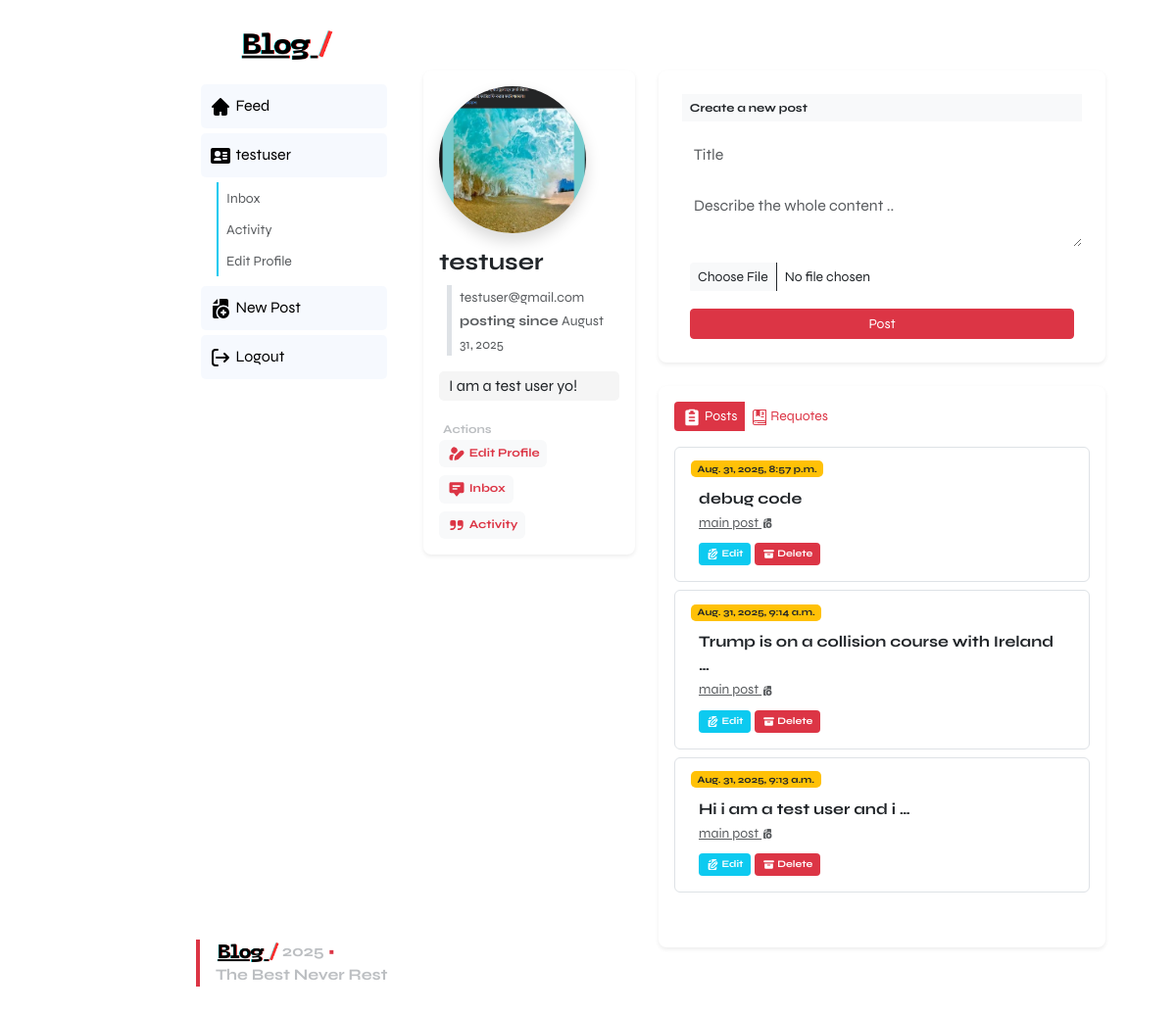
Page /profile/ (signed in) on the committed database.
### blog/models.py (models this page shows, shortened)
class UserProfile(models.Model):
    user =  models.OneToOneField(User, on_delete=models.CASCADE)
    bio = models.TextField(blank=True, null=True)
    profile_image = models.ImageField(upload_to='profile_images/', default='default.png')

class Post (models.Model):
    title = models.CharField(max_length=200)
    content = models.TextField()
    created_at = models.DateTimeField(auto_now_add=True)
    author = models.ForeignKey(User, on_delete=models.CASCADE, related_name="posts", null=True)
    image = models.ImageField(upload_to='post_images/', blank=True, null=True)  # New field

### blog/views.py (the view)
# urls.py: path('profile/', views.profile, name='profile'),
@login_required
def profile(request):
    view_type  = request.GET.get('view', 'posts')
    if view_type == 'requotes':
        items =  Requote.objects.filter (user=request.user).order_by('-created_at')
    else:
        items = Post.objects.filter(author=request.user).order_by('-created_at')
    return render(request, 'blog/profile.html', {
        "view_type": view_type,
        "items": items,
    })

### blog/templatetags/app_icons.py (called while the page is built)
@register.simple_tag
def get_icon(name, size=20, cls=""):
    file_path = os.path.join(ICON_PATH, f"{name}.svg")
    try:
        with open(file_path, "r") as f:
            svg = f.read()
        svg = svg.replace("<svg", f'<svg width="{size}" height="{size}" class="{cls}"')
        return mark_safe(svg)
    except FileNotFoundError:
        return f"<!-- icon '{name}' not found -->"

### blog/templates/blog/profile.html (shortened to what this page needs)
{% extends "blog/base.html" %}
{% block content %}
<div class="container pt-4 destop-contianer-profile">
    <div class="row">
        {% load app_icons %}
        <div class="col-md-4 mb-2 ">
            <div class="card shadow-sm p-3 rounded-3 border-0">
                <img src="{{ request.user.userprofile.profile_image.url }}"
                     class="rounded-circle  mb-3 shadow"
                     width="150" height="150" alt="Profile Image">
                <h4 class="fw-bold ">{{ request.user.username }}</h4>
                <p class="text-muted border-5 border-start ms-2 ps-2"><small>{{ request.user.email }}
                    <br><strong>posting since </strong>
                    {{ request.user.date_joined|date:"F d, Y" }}</small></p>
                <p class="" style="background:whitesmoke; padding:3px 10px; border-radius: 5px ;">
                    <span>
                        <b>
                    <i>{{ request.user.userprofile.bio|default:"No bio added yet." }}</i>
                    </b></span>
                </p>
                <div>
                    <span class="badge  p-1 text-lightpro rounded">Actions</span>
                </div>
                <div class="d-none d-md-block">
                    <div class="mb-2">
                        <a href="{% url 'edit_profile' %}"
                           class="badge text-danger text-decoration-none bg-light">
                            {% get_icon "user_profile_edit" %} Edit Profile
                        </a>
                    </div>
                    <div class="mb-2">
                         <a href="{% url 'home' %}"
                           class="badge  text-danger text-decoration-none bg-light">
                            {% get_icon "inbox" %} Inbox
                        </a>
                    </div>
                    <div>
                         <a href="{% url 'activity_page' %}"
                           class="badge  text-danger text-decoration-none bg-light">
                            {% get_icon "requote" %} Activity
                        </a>
                    </div>
                </div>
            </div>
        </div>
        <div class="col-md-8">
            <div class="card shadow-sm p-4 rounded-3 mb-4 border-0">
                <span class="badge bg-light text-dark py-2 text-start mb-3 " style="border-radius:0">Create a new post
                </span>
                <form method="post" action="{% url 'create_post' %}" enctype="multipart/form-data">
                    <div class="mb-3">
                        <input
                                type="text"
                                name="title"
                                class="form-control border-0"
                                placeholder="Title"
                                required>
                    </div>
                    <div class="mb-3">
                    <textarea
                            name="content"
                            class="form-control border-0"
                            rows="2"
                            placeholder="Describe the whole content .."
                            required></textarea>
                    </div>
                    <div class="mb-3 ps-2">
                          <input type="file" name="image" class=" form-control form-control-sm  border-0" accept="image/*">
                    </div>
                    <div class="d-grid gap-2 px-2">
                        <button type="submit" class="btn btn-sm btn-danger ">Post</button>
                    </div>
                </form>
            </div>
            <div id="postContainer" class="card shadow-sm p-3 rounded-3 mb-5 pb-5 border-0">
                <div aria-label="...">
                  <ul class="pagination pagination-sm  ">
                    <li class="page-item {% if view_type == 'posts' %} active {% else %} text-muted {% endif %}"
                        aria-current="page">
                      <a class="page-link" href="{% url 'profile' %}?view=posts#postContainer" >
                          {% get_icon "post_list" %} Posts</a>
                    </li>
                    <li class="page-item {% if view_type == 'requotes' %} active {% else %} text-muted {% endif %}" aria-current="page">
                      <a class="page-link" href="{% url 'profile' %}?view=requotes#postContainer" >{% get_icon "reqt_post" size='16' %} Requotes</a>
                    </li>
                  </ul>
                </div>
                {% if view_type == "posts" %}
                    <div class="list-group">
                        {% for post in items %}
                        <div
                                class="list-group-item d-flex justify-content-between align-items-start  mb-2  border rounded ">
                            <div>
                                <div class="mb-2">
                                <span class="badge bg-warning text-dark tiny-text" style="border-radius:5px;">
                                    {{ post.created_at }}
                                </span>
                                </div>
                                <div class="ps-2">
                                    <b>{{ post.title|truncatewords:8 }}</b>
                                    <small>
                                        <a href="{% url 'post_detail' post.pk %}" class="text-muted">
                                            main post {% get_icon 'post_new' size='12' %}</a>
                                    </small>
                                </div>
                                <div class="py-2 ps-2 ">
                                     <button type="button"
                                             class="btn btn-link bg-info text-white border-0 tiny-text btn-sm text-decoration-none "
                                            data-bs-toggle="modal"
                                            data-bs-target="#editModal{{ post.pk }}">
                                        <b>{% get_icon "edit_post" size='13' %} Edit</b>
                                    </button>
                                    <button type="button"
                                            class=" btn btn-link bg-danger text-white border-0 tiny-text btn-sm text-decoration-none  "
                                            data-bs-toggle="modal"
                                            data-bs-target="#deleteModal{{ post.pk }}">
                                        <b>{% get_icon "post_del" size='13' %} Delete</b>
                                    </button>
                                </div>
                            </div>
                            <div class="p-1 pt-3">
                            </div>
                        </div>
                        {% empty %}
                            <p>No posts yet.</p>
                        {% endfor %}
                    </div>
                {% else %}
                     {% for requote in items %}
                                        {% load humanize %}
                    {% empty %}
                            <p>No requotes yet.</p>
                    {% endfor %}
                {% endif %}
            </div>
        </div>
    </div>
</div>
{% endblock %}

### blog/templates/blog/base.html (shortened to what this page needs)
<!DOCTYPE html>
<html lang="en">
<head>
    <link href="https://cdn.jsdelivr.net/npm/bootstrap@5.3.8/dist/css/bootstrap.min.css" rel="stylesheet">
</head>
<body >
    <nav class="navbar navbar-expand-lg bg-custom-nav shadow-sm fixed-top m-0 ">
      <div class="container-fluid ">
        <a class="navbar-brand" href="{% url 'home' %}">
            <img class="logo" src="{{ MEDIA_URL }}logo/logov3.png" alt="🅱️log" >
        </a>
        <div class="collapse navbar-collapse" id="navbarNav">
          <ul class="navbar-nav ">
              {% load app_icons %}
              {% if user.is_authenticated %}
                <li class="nav-item">
                    <a class="nav-link desktop-only" href="{% url 'home' %}">
                        <span> {% get_icon "home" size=24 %} </span>
                        <span> Feed </span>
                    </a>
                </li>
                <li class="nav-item">
                    <a class="nav-link" href="{% url 'profile' %}">
                        <span> {% get_icon "profile" size=24 %} </span>
                        <span>{{ user.username }}</span>
                    </a>
                </li>
                <li class="nav-item bg-white ">
                    <div class="ms-3 ps-2 py-1 border-2 border-start border-info">
                        <a href="{% url 'bin_inbox' %}"
                           class="d-none d-md-inline  text-decoration-none text-muted">
                            <small>Inbox</small>
                        </a>
                    </div>
                    <div class="ms-3 ps-2 py-1 border-2 border-start border-info">
                        <a href="{% url 'activity_page' %}"
                           class="d-none d-md-inline text-decoration-none text-muted">
                            <small>Activity</small>
                        </a>
                    </div>
                    <div class="ms-3 ps-2 py-1 border-2 border-start border-info">
                        <a href="{% url 'edit_profile' %}"
                           class="d-none d-md-inline text-decoration-none text-muted">
                           <small>Edit Profile</small>
                        </a>
                    </div>
                </li>
                <li class="nav-item ">
                    <a class="nav-link" href="{% url 'create_post' %}">
                        <span> {% get_icon "post_new" size=24 %} </span>
                        <span>New Post</span>
                    </a>
                </li>
                <li class="nav-item">
                    <form method="post" action="{% url 'logout' %}" style="display:inline;">
                        <a type="submit" class="nav-link ">
                            <span> {% get_icon "logout" size=24 %} </span>
                            <span>Logout</span>
                        </a>
                    </form>
                </li>
              {% endif %}
          </ul>
        </div>
      </div>
        <div class="">
          <p class="mb-5 w-100 ps-3 border-start  border-4 border-danger text-lightpro desktop-footer" >
                <span><img class="logo-foot " src="{{ MEDIA_URL }}logo/logov3trans.png" alt="🅱️log" ></span>
                <span><i><b>2025<i class="text-danger px-1">&bull; <br></i>The Best Never Rest</b></i></span>
          </p>
        </div>
</nav>
    <main class="py-5 bg-white" >
        {% block content %}{% endblock %}
    </main>
</body>
</html>

### blog/templates/blog/base.html (style rules this page uses)
:root { --cell: 20px; --line-color: whitesmoke; --bg: white; }
* { font-family: "Syne", sans-serif; font-optical-sizing: auto; font-weight: 400; font-style: normal; }
html,body { height:100%; margin:0; }
.text-lightpro { color: #bcbfc2; }
.logo { height:30px; }
.logo-foot { height:20px; }
.tiny-text { font-size : 10px!important; }
.bg-custom-nav { background : linear-gradient(90deg, rgba(255, 255, 255, 1) 10%,rgba(237, 242, 250, 1) 70%); }
.desktop-only { display:none; }
.desktop-footer { display:none; }
.page-link { color: #dc3545; border:0; }
.page-item.active .page-link { color: white; background-color: #dc3545; border:0; }
body { width: 100%; margin: 0 auto; padding: 0px; box-sizing: border-box; }
@media (min-width: 768px) { body { width: 50%; margin: 0 auto; min-height: 100vh; display: flex; justify-content: flex-start; align-items: start; flex-direction: column; overflow-y: auto; } }
@media (min-width: 1024px) { .desktop-only { display: block; } }
@media (min-width: 1024px) { .navbar { width: 400px; height: 100vh; position: fixed; top: 0; left: 0; flex-direction: column !important; justify-content: flex-start !important; align-items: stretch !important; padding-top: 20px; box-shadow: none !important ; background: #fff !important; padding-left:200px; overflow-y: auto; margin-top:2rem; } }
@media (min-width: 1024px) { .navbar .container-fluid { display: flex !important; flex-direction: column !important; height: 100%; padding: 5px; } }
@media (min-width: 1024px) { .navbar-brand { margin-bottom: 20px; text-align: left !important; } }
@media (min-width: 1024px) { #navbarNav { display: flex !important; flex-direction: column !important; width: 100%; } }
@media (min-width: 1024px) { .navbar-nav { flex-direction: column !important; width: 100%; } }
@media (min-width: 1024px) { .nav-item { width: 100%; margin-bottom: 5px; background: #e8f0fc66; border-radius: 5px; } }
@media (min-width: 1024px) { .nav-link { width: 100%; padding: 10px 20px; color: black; } }
@media (min-width: 1024px) { .destop-contianer-profile { width: 60vw!important; } }
@media (min-width: 1024px) { .desktop-footer { display: block; margin-bottom: 5rem; } }
@media (min-width: 1024px) { main { margin-left: 100px; padding: 0px 20px !important; max-height: 100vh; overflow-y: auto; scrollbar-width: none; } }

### rows in the picture
Post: created_at "Aug. 31, 2025, 8:57 p.m.", title "debug code"
Post: created_at "Aug. 31, 2025, 9:14 a.m.", title "Trump is on a collision course with Ireland …"
Post: created_at "Aug. 31, 2025, 9:13 a.m.", title "Hi i am a test user and i …"

### other values in the picture
{{ user.username }} "testuser"
{{ request.user.username }} "testuser"
{{ request.user.email }} "testuser@gmail.com"
{{ request.user.date_joined|date:"F d, Y" }} "August 31, 2025"
{{ request.user.userprofile.bio|default:"No bio added yet." }} "I am a test user yo!"
